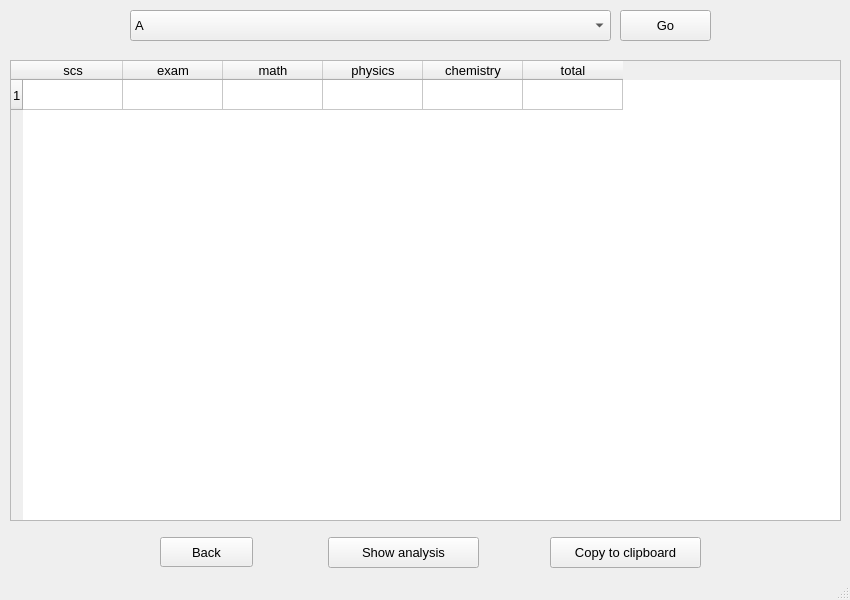
<?xml version="1.0" encoding="UTF-8"?>
<ui version="4.0">
 <class>MainWindow</class>
 <widget class="QMainWindow" name="MainWindow">
  <property name="geometry">
   <rect>
    <x>0</x>
    <y>0</y>
    <width>850</width>
    <height>600</height>
   </rect>
  </property>
  <property name="windowTitle">
   <string>MainWindow</string>
  </property>
  <widget class="QWidget" name="centralwidget">
   <widget class="QTableWidget" name="table">
    <property name="geometry">
     <rect>
      <x>10</x>
      <y>60</y>
      <width>831</width>
      <height>461</height>
     </rect>
    </property>
    <property name="minimumSize">
     <size>
      <width>0</width>
      <height>0</height>
     </size>
    </property>
    <property name="font">
     <font>
      <pointsize>10</pointsize>
     </font>
    </property>
    <property name="showGrid">
     <bool>true</bool>
    </property>
    <property name="sortingEnabled">
     <bool>true</bool>
    </property>
    <row>
     <property name="text">
      <string>1</string>
     </property>
    </row>
    <column>
     <property name="text">
      <string>scs</string>
     </property>
    </column>
    <column>
     <property name="text">
      <string>exam</string>
     </property>
    </column>
    <column>
     <property name="text">
      <string>math</string>
     </property>
    </column>
    <column>
     <property name="text">
      <string>physics</string>
     </property>
    </column>
    <column>
     <property name="text">
      <string>chemistry</string>
     </property>
    </column>
    <column>
     <property name="text">
      <string>total</string>
     </property>
    </column>
    <item row="0" column="1">
     <property name="text">
      <string/>
     </property>
    </item>
    <item row="0" column="2">
     <property name="text">
      <string/>
     </property>
    </item>
   </widget>
   <widget class="QComboBox" name="cb">
    <property name="geometry">
     <rect>
      <x>130</x>
      <y>10</y>
      <width>481</width>
      <height>31</height>
     </rect>
    </property>
    <property name="font">
     <font>
      <pointsize>10</pointsize>
     </font>
    </property>
    <item>
     <property name="text">
      <string>A</string>
     </property>
    </item>
    <item>
     <property name="text">
      <string>B</string>
     </property>
    </item>
    <item>
     <property name="text">
      <string>C</string>
     </property>
    </item>
   </widget>
   <widget class="QPushButton" name="go_btn">
    <property name="geometry">
     <rect>
      <x>620</x>
      <y>10</y>
      <width>91</width>
      <height>31</height>
     </rect>
    </property>
    <property name="font">
     <font>
      <pointsize>10</pointsize>
     </font>
    </property>
    <property name="text">
     <string>Go</string>
    </property>
   </widget>
   <widget class="QPushButton" name="show_analysis">
    <property name="geometry">
     <rect>
      <x>328</x>
      <y>537</y>
      <width>151</width>
      <height>31</height>
     </rect>
    </property>
    <property name="font">
     <font>
      <pointsize>10</pointsize>
     </font>
    </property>
    <property name="text">
     <string>Show analysis</string>
    </property>
   </widget>
   <widget class="QPushButton" name="back_btn">
    <property name="geometry">
     <rect>
      <x>160</x>
      <y>537</y>
      <width>93</width>
      <height>30</height>
     </rect>
    </property>
    <property name="font">
     <font>
      <pointsize>10</pointsize>
     </font>
    </property>
    <property name="text">
     <string>Back</string>
    </property>
   </widget>
   <widget class="QPushButton" name="copy_btn">
    <property name="geometry">
     <rect>
      <x>550</x>
      <y>537</y>
      <width>151</width>
      <height>31</height>
     </rect>
    </property>
    <property name="font">
     <font>
      <pointsize>10</pointsize>
     </font>
    </property>
    <property name="text">
     <string>Copy to clipboard</string>
    </property>
   </widget>
  </widget>
  <widget class="QStatusBar" name="statusbar"/>
 </widget>
 <resources/>
 <connections/>
</ui>
